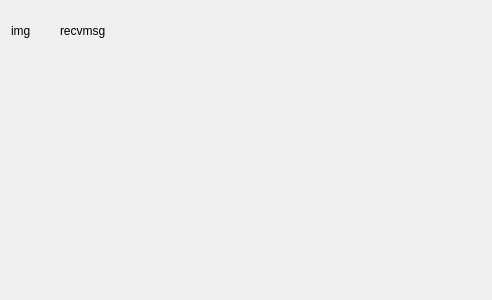
<?xml version="1.0" encoding="UTF-8"?>
<ui version="4.0">
 <class>RecvBox</class>
 <widget class="QWidget" name="RecvBox">
  <property name="geometry">
   <rect>
    <x>0</x>
    <y>0</y>
    <width>492</width>
    <height>300</height>
   </rect>
  </property>
  <property name="windowTitle">
   <string>Form</string>
  </property>
  <layout class="QHBoxLayout" name="horizontalLayout">
   <item>
    <widget class="QWidget" name="widget" native="true">
     <layout class="QGridLayout" name="gridLayout">
      <property name="leftMargin">
       <number>0</number>
      </property>
      <property name="topMargin">
       <number>0</number>
      </property>
      <property name="rightMargin">
       <number>0</number>
      </property>
      <property name="bottomMargin">
       <number>0</number>
      </property>
      <property name="horizontalSpacing">
       <number>9</number>
      </property>
      <property name="verticalSpacing">
       <number>0</number>
      </property>
      <item row="0" column="0">
       <widget class="QLabel" name="imgLabel">
        <property name="minimumSize">
         <size>
          <width>40</width>
          <height>40</height>
         </size>
        </property>
        <property name="maximumSize">
         <size>
          <width>40</width>
          <height>40</height>
         </size>
        </property>
        <property name="styleSheet">
         <string notr="true"/>
        </property>
        <property name="text">
         <string>img</string>
        </property>
       </widget>
      </item>
      <item row="0" column="1">
       <widget class="QLabel" name="messageLabel">
        <property name="text">
         <string>recvmsg</string>
        </property>
       </widget>
      </item>
      <item row="1" column="1">
       <spacer name="verticalSpacer">
        <property name="orientation">
         <enum>Qt::Vertical</enum>
        </property>
        <property name="sizeHint" stdset="0">
         <size>
          <width>20</width>
          <height>4</height>
         </size>
        </property>
       </spacer>
      </item>
     </layout>
    </widget>
   </item>
   <item>
    <spacer name="horizontalSpacer">
     <property name="orientation">
      <enum>Qt::Horizontal</enum>
     </property>
     <property name="sizeHint" stdset="0">
      <size>
       <width>349</width>
       <height>20</height>
      </size>
     </property>
    </spacer>
   </item>
  </layout>
 </widget>
 <resources/>
 <connections/>
</ui>
